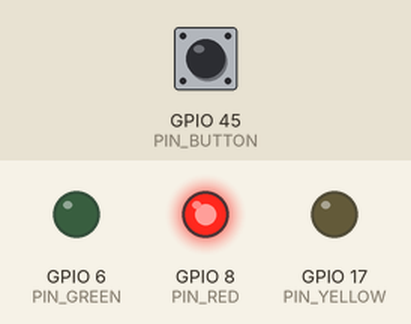
A program run on a simulated ESP32-S3. On the bench: output pins drawn as LEDs (lit = HIGH). Dashed ring = blinking. The inputs (shaded band) are chosen by the test bench; at power-on: GPIO 45 (PIN_BUTTON) HIGH.

Above: at 1.2 s.
1.3 s: GPIO 45 (PIN_BUTTON) pulled LOW for 0.15 s
At 1.7 s:
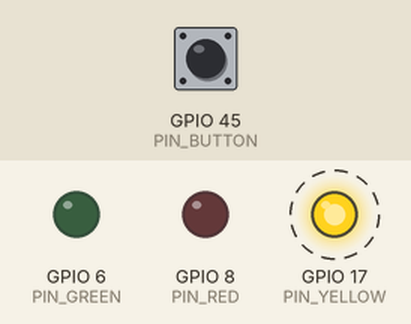
4.3 s: GPIO 45 (PIN_BUTTON) pulled LOW for 1 s
At 5.3 s:
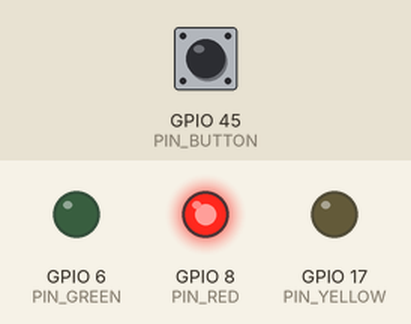
8.3 s: GPIO 45 (PIN_BUTTON) pulled LOW for 3.2 s
At 9.2 s:
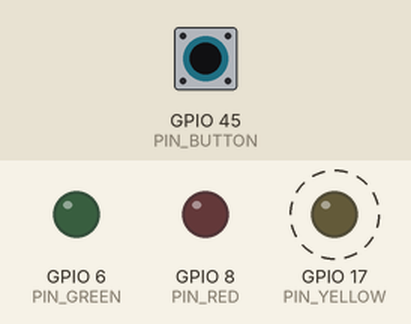
13.0 s: GPIO 45 (PIN_BUTTON) pulled LOW for 0.15 s
At 19.3 s:
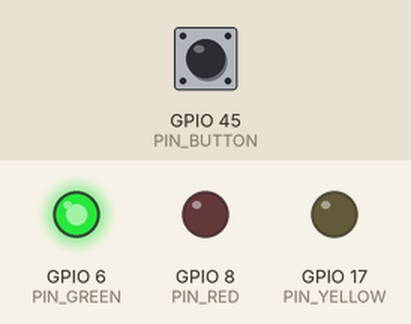
Timing chart, 0 to 20.1 s (numbered marks = the images above; inputs shaded):
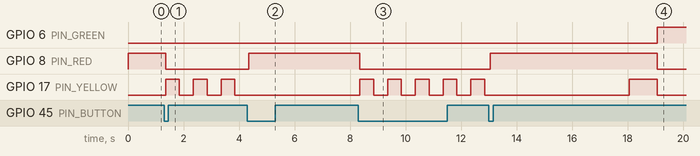

The program:

main.cpp
```cpp
#include "freertos/FreeRTOS.h"
#include "freertos/task.h"
#include "driver/gpio.h"
#include "esp_timer.h"
#include "esp_log.h"

#include <climits>

#include "Config.h"
#include "TrafficLight.h"

static const char* TAG = "trafficlight";

static TaskHandle_t s_tl_task  = nullptr;
static TaskHandle_t s_btn_task = nullptr;

static constexpr uint32_t NOTIFY_BTN_EDGE     = 1u << 0;
static constexpr uint32_t NOTIFY_TOGGLE_NIGHT = 1u << 0;

static void IRAM_ATTR button_isr_handler(void*) {
    BaseType_t hp = pdFALSE;
    xTaskNotifyFromISR(s_btn_task, NOTIFY_BTN_EDGE, eSetBits, &hp);
    portYIELD_FROM_ISR(hp);
}

static void traffic_light_task(void*) {
    TrafficLight tl;
    tl.start();

    while (true) {
        uint32_t cmd = 0;
        if (xTaskNotifyWait(0, ULONG_MAX, &cmd, 0) == pdTRUE) {
            if (cmd & NOTIFY_TOGGLE_NIGHT) {
                tl.toggleNight();
                ESP_LOGI(TAG, "night mode = %d", tl.nightMode());
            }
        }
        tl.tick(esp_timer_get_time());
        vTaskDelay(pdMS_TO_TICKS(cfg::LOOP_TICK_MS));
    }
}

static void button_task(void*) {
    while (true) {
        uint32_t bits = 0;
        if (xTaskNotifyWait(0, ULONG_MAX, &bits, portMAX_DELAY) != pdTRUE) {
            continue;
        }

        vTaskDelay(pdMS_TO_TICKS(cfg::DEBOUNCE_MS));
        if (gpio_get_level(cfg::PIN_BUTTON) != 0) {
            continue;
        }

        xTaskNotify(s_tl_task, NOTIFY_TOGGLE_NIGHT, eSetBits);

        while (gpio_get_level(cfg::PIN_BUTTON) == 0) {
            vTaskDelay(pdMS_TO_TICKS(cfg::DEBOUNCE_MS));
        }
        vTaskDelay(pdMS_TO_TICKS(cfg::DEBOUNCE_MS));

        xTaskNotifyWait(ULONG_MAX, 0, nullptr, 0);
    }
}

static void setup_button() {
    gpio_config_t io = {};
    io.pin_bit_mask = 1ULL << cfg::PIN_BUTTON;
    io.mode         = GPIO_MODE_INPUT;
    io.pull_up_en   = GPIO_PULLUP_ENABLE;
    io.pull_down_en = GPIO_PULLDOWN_DISABLE;
    io.intr_type    = GPIO_INTR_NEGEDGE;
    gpio_config(&io);
}

extern "C" void app_main(void) {
    setup_button();

    xTaskCreatePinnedToCore(button_task, "btn",
                            cfg::TASK_STACK, nullptr,
                            cfg::TASK_PRIO_BTN, &s_btn_task, tskNO_AFFINITY);

    xTaskCreatePinnedToCore(traffic_light_task, "tl",
                            cfg::TASK_STACK, nullptr,
                            cfg::TASK_PRIO_TL, &s_tl_task, tskNO_AFFINITY);

    gpio_install_isr_service(0);
    gpio_isr_handler_add(cfg::PIN_BUTTON, button_isr_handler, nullptr);

    ESP_LOGI(TAG, "started: G=%d Y=%d R=%d BTN=%d",
             cfg::PIN_GREEN, cfg::PIN_YELLOW, cfg::PIN_RED, cfg::PIN_BUTTON);
}
```

Led.h
```cpp
#pragma once

#include "driver/gpio.h"

class Led {
public:
    explicit Led(gpio_num_t pin);

    void on();
    void off();
    void set(bool on);
    void toggle();
    bool isOn() const;

private:
    void write(bool on);

    gpio_num_t pin_;
    bool state_;
};
```

TrafficLight.h
```cpp
#pragma once

#include "Led.h"
#include <cstdint>

class TrafficLight {
public:
    enum class State {
        Green,
        GreenBlink,
        Yellow,
        Red,
        RedYellow,
        Night,
    };

    TrafficLight();

    void start();
    void tick(int64_t now_us);
    void toggleNight();

    State state() const;
    bool  nightMode() const;

private:
    void enter(State s, int64_t now_us);
    void allOff();

    Led green_;
    Led yellow_;
    Led red_;

    State   state_;
    bool    night_mode_;
    int64_t state_start_us_;
    int64_t last_blink_us_;
};
```

Led.cpp
```cpp
#include "Led.h"

Led::Led(gpio_num_t pin) : pin_(pin), state_(false) {
    gpio_reset_pin(pin_);
    gpio_set_direction(pin_, GPIO_MODE_OUTPUT);
    gpio_set_level(pin_, 0);
}

void Led::on()  { write(true); }
void Led::off() { write(false); }
void Led::set(bool on) { write(on); }
void Led::toggle() { write(!state_); }
bool Led::isOn() const { return state_; }

void Led::write(bool on) {
    state_ = on;
    gpio_set_level(pin_, on ? 1 : 0);
}
```

TrafficLight.cpp
```cpp
#include "TrafficLight.h"
#include "Config.h"
#include "esp_timer.h"

TrafficLight::TrafficLight()
    : green_(cfg::PIN_GREEN),
      yellow_(cfg::PIN_YELLOW),
      red_(cfg::PIN_RED),
      state_(State::Red),
      night_mode_(false),
      state_start_us_(0),
      last_blink_us_(0) {}

TrafficLight::State TrafficLight::state() const { return state_; }
bool TrafficLight::nightMode() const            { return night_mode_; }

void TrafficLight::start() {
    enter(State::Red, esp_timer_get_time());
}

void TrafficLight::allOff() {
    green_.off();
    yellow_.off();
    red_.off();
}

void TrafficLight::enter(State s, int64_t now_us) {
    state_ = s;
    state_start_us_ = now_us;
    last_blink_us_  = now_us;
    allOff();
    switch (s) {
        case State::Green:      green_.on();  break;
        case State::GreenBlink: green_.on();  break;
        case State::Yellow:     yellow_.on(); break;
        case State::Red:        red_.on();    break;
        case State::RedYellow:  red_.on(); yellow_.on(); break;
        case State::Night:      yellow_.on(); break;
    }
}

void TrafficLight::toggleNight() {
    const int64_t now = esp_timer_get_time();
    if (!night_mode_) {
        night_mode_ = true;
        enter(State::Night, now);
    } else {
        night_mode_ = false;
        enter(State::Red, now);
    }
}

void TrafficLight::tick(int64_t now_us) {
    const uint32_t elapsed_ms =
        static_cast<uint32_t>((now_us - state_start_us_) / 1000);

    switch (state_) {
        case State::Green:
            if (elapsed_ms >= cfg::T_GREEN_MS)
                enter(State::GreenBlink, now_us);
            break;

        case State::GreenBlink: {
            const uint32_t since = static_cast<uint32_t>(
                (now_us - last_blink_us_) / 1000);
            if (since >= cfg::GREEN_BLINK_HALF_MS) {
                green_.toggle();
                last_blink_us_ = now_us;
            }
            if (elapsed_ms >= cfg::T_GREEN_BLINK_MS)
                enter(State::Yellow, now_us);
            break;
        }

        case State::Yellow:
            if (elapsed_ms >= cfg::T_YELLOW_MS)
                enter(State::Red, now_us);
            break;

        case State::Red:
            if (elapsed_ms >= cfg::T_RED_MS)
                enter(State::RedYellow, now_us);
            break;

        case State::RedYellow:
            if (elapsed_ms >= cfg::T_RED_YELLOW_MS)
                enter(State::Green, now_us);
            break;

        case State::Night: {
            const uint32_t since = static_cast<uint32_t>(
                (now_us - last_blink_us_) / 1000);
            if (since >= cfg::NIGHT_BLINK_HALF_MS) {
                yellow_.toggle();
                last_blink_us_ = now_us;
            }
            break;
        }
    }
}
```

Config.h
```cpp
#pragma once

#include "driver/gpio.h"
#include "freertos/FreeRTOS.h"
#include <cstdint>

namespace cfg {

constexpr gpio_num_t PIN_GREEN  = GPIO_NUM_6;
constexpr gpio_num_t PIN_YELLOW = GPIO_NUM_17;
constexpr gpio_num_t PIN_RED    = GPIO_NUM_8;
constexpr gpio_num_t PIN_BUTTON = GPIO_NUM_45;

constexpr uint32_t T_GREEN_MS       = 5000;
constexpr uint32_t T_GREEN_BLINK_MS = 3000;
constexpr uint32_t T_YELLOW_MS      = 2000;
constexpr uint32_t T_RED_MS         = 5000;
constexpr uint32_t T_RED_YELLOW_MS  = 1000;

constexpr uint32_t GREEN_BLINK_HALF_MS = 250;
constexpr uint32_t NIGHT_BLINK_HALF_MS = 500;

constexpr uint32_t DEBOUNCE_MS  = 40;
constexpr uint32_t LOOP_TICK_MS = 10;

constexpr UBaseType_t TASK_PRIO_TL  = 5;
constexpr UBaseType_t TASK_PRIO_BTN = 6;
constexpr uint32_t    TASK_STACK    = 4096;

}
```

Measured:
- after the input at 1.3 s, GPIO 8 (PIN_RED): HIGH → LOW after 0.05 s; GPIO 17 (PIN_YELLOW): alternates HIGH for 0.50 s and LOW for 0.50 s, starting after 0.05 s
- after the input at 4.3 s, GPIO 8 (PIN_RED): LOW → HIGH at once; GPIO 17 (PIN_YELLOW): stops changing and stays LOW
- after the input at 8.3 s, GPIO 6 (PIN_GREEN): stays LOW (without the input it goes to HIGH after 2.0 s); GPIO 8 (PIN_RED): HIGH → LOW after 0.05 s instead of 2.0 s
- after the input at 13.0 s, GPIO 6 (PIN_GREEN): LOW → HIGH after 6.1 s; GPIO 8 (PIN_RED): LOW → HIGH after 0.05 s, → LOW 6.0 s later
